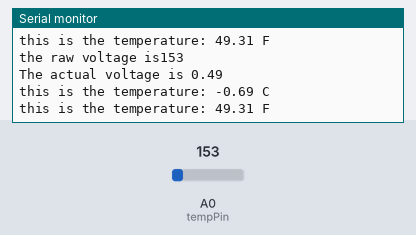
A sketch run on a simulated Arduino Uno, built with avr-gcc and run on an emulated ATmega328P. Parts: the last lines printed to the serial monitor. The inputs (shaded band) are chosen by the test bench; at power-on: A0 (tempPin) = 153.

Above: at 5.8 s.
5.9 s: A0 (tempPin) set to 165
At 11.3 s:
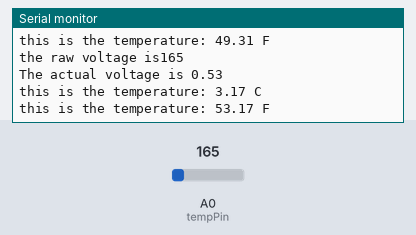
11.9 s: A0 (tempPin) set to 175
At 15.8 s:
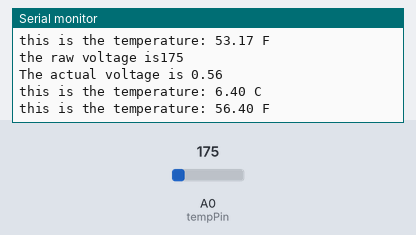
Timing chart, 0 to 17.3 s (numbered marks = the images above; inputs shaded):
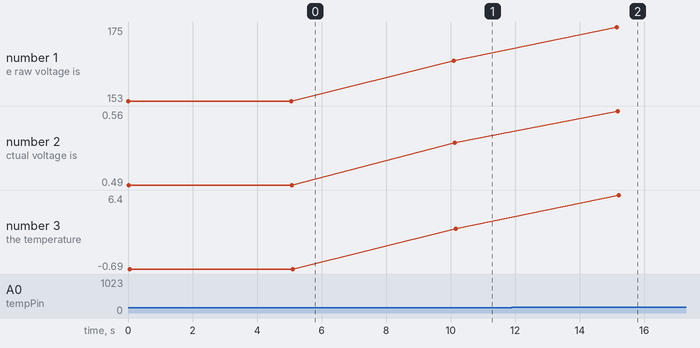

Measured:
- after the input at 5.9 s, the serial monitor: prints a new line after 4.2 s (image 1)
- after the input at 11.9 s, the serial monitor: prints a new line after 3.3 s (image 2)
- plotted number 1: 153 → 165 after the input at 5.9 s, 165 → 175 after the input at 11.9 s
- plotted number 2: 0.49 → 0.53 after the input at 5.9 s, 0.53 → 0.56 after the input at 11.9 s
- plotted number 3: -0.69 → 3.17 after the input at 5.9 s, 3.17 → 6.4 after the input at 11.9 s

The sketch:

Temp_sensor.ino
```cpp
//made my Ahnaf Shahriar
//Arduino Temperature Sensor- TMP36

#define a_refV 3.3 // using the analog reference to improve accuracy

int tempPin = 0; //A0 being used therefore pin is 0
int tempReading; //result that will be used

void setup()
{
  Serial.begin(9600); //set bit rate
  analogReference(EXTERNAL);
}

void loop()
{
	tempReading = analogRead(tempPin); //reads the measure at A0

  Serial.print("\nthe raw voltage is");
  Serial.print(tempReading);

  float volt = tempReading * a_refV;
  volt /= (2*2*2*2*2*2*2*2*2*2); //converts voltage from the 10 bit reading of the sensor

  Serial.print("\nThe actual voltage is ");
  Serial.print(volt);

  //To print the temperature
  float tempC = (volt-0.5) * 100;
  float tempF = volt * 100;

Serial.print("\nthis is the temperature: ");  Serial.print(tempC); Serial.print(" C");
Serial.print("\nthis is the temperature: ");  Serial.print(tempF); Serial.print(" F");

  delay(5000); // every 5 second temp check
}
```
